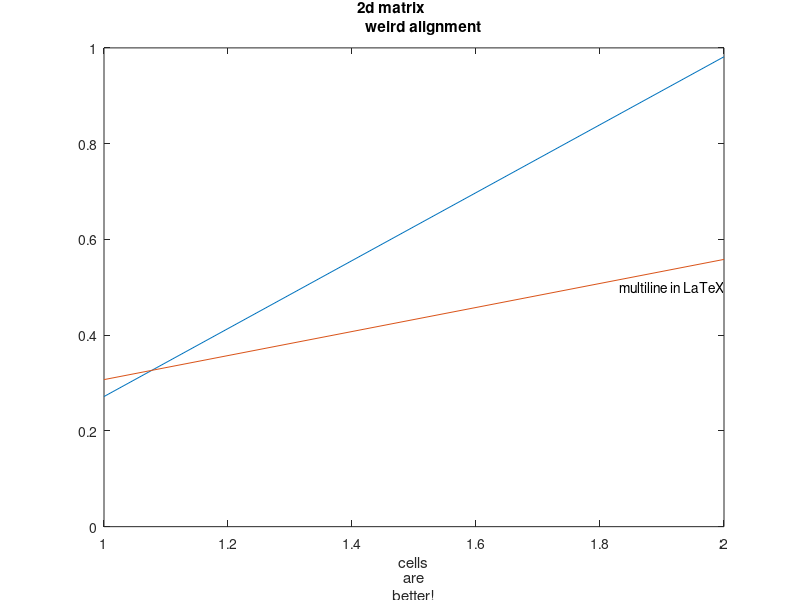

Write the MATLAB code that produced this figure. (Note: this script raises an error after producing the figure.)
%% Preamble -- not to appear in userguide
hfig = figure;
set(hfig,'units','centimeters','NumberTitle','off','Name','ex10');
pos = get(hfig,'position');
set(hfig,'position',[pos(1:2),6,5]);
%% Everything below appears in userguide
plot(rand(2));
axis([1 2 0 1]);
title(['2d matrix           ';'     weird alignment']);
xlabel({'cells';'are';'better!'});
text(2,0.5,'multiline in LaTeX','HorizontalAlignment',...
  'right','UserData',['matlabfrag:\begin{tabular}',...
  '{@{}r@{}}multiline\\in\\\LaTeX\end{tabular}']);
%% The following is excluded from userguide
matlabfrag('graphics/ex10');